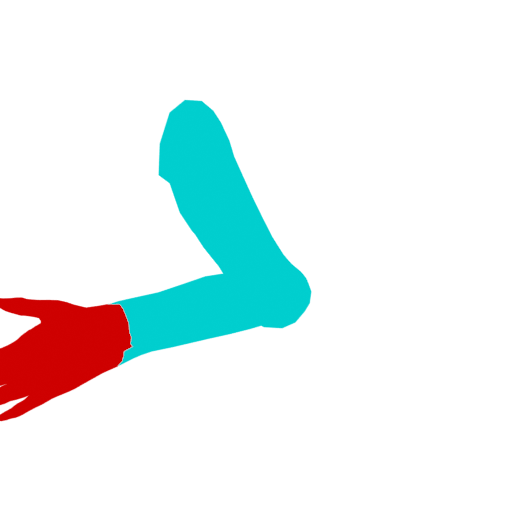
#> input picture data/body_0001.png, 512 x 512 px; its folder holds only this picture in this run
$ python rect.py
#> lines starting #> are read from the running program, lines starting #| are printed output that depends on the picture; after the words box and inside, x2 and y2 are one past the last pixel; in counts of white or black regions, pixels touching at a corner belong together
import os
import sys
import glob

# from mathutils import Vector
from PIL import Image, ImageDraw

import numpy as np
import matplotlib
import matplotlib.pyplot as plt


# function to rectangle the numpy array via given value
def rectangle(arr, value):
    target_arr = np.where(arr == value)
    # get the min and max of x and y
    min_x, max_x = np.min(target_arr[0]), np.max(target_arr[0])
    min_y, max_y = np.min(target_arr[1]), np.max(target_arr[1])
    return min_x, max_x, min_y, max_y


# load image as numpy array
def load_image(path):
#> called with path = 'data/body_0001.png'
    img = np.array(Image.open(path).convert('RGBA'))
#> img is the input picture: shape (512, 512, 4); mean R, G, B, A 9, 18.7, 18.7, 32.2
    # rgb and alpha
    rgb, alpha = img[:, :, 0:3], img[:, :, 3]
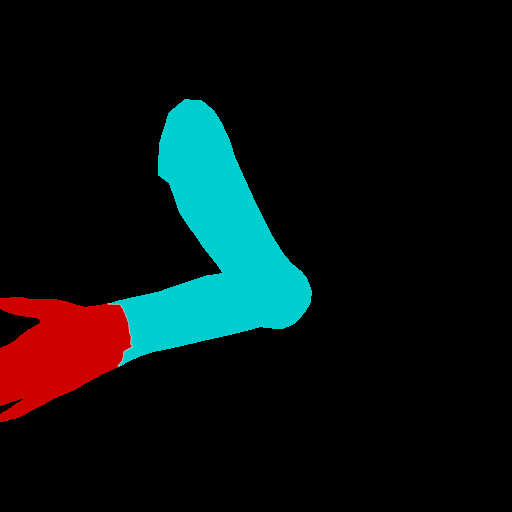
#> rgb: shape (512, 512, 3); mean R, G, B 9, 18.7, 18.7
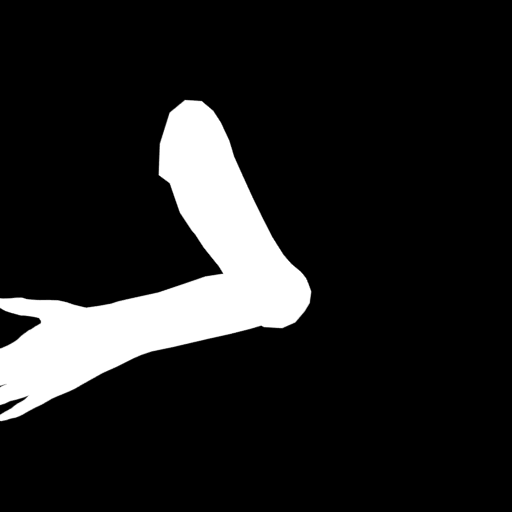
#> alpha: shape (512, 512); min 0, max 255, mean 32.2
    # convert to hsv
    hsv = matplotlib.colors.rgb_to_hsv(rgb)[:,:,0]
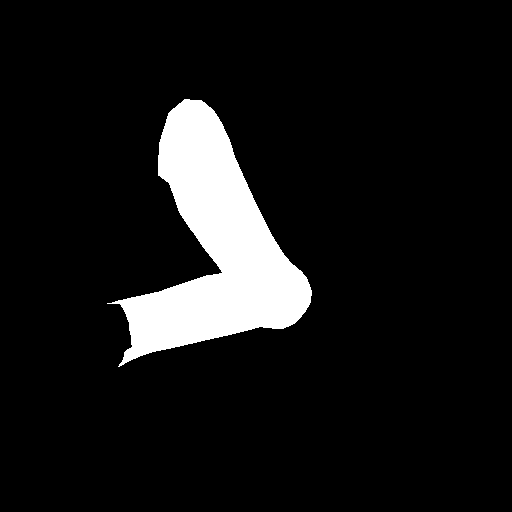
#> hsv: shape (512, 512) float32; values 0 (black) and 0.5 (white), 8.9% white; 1 white region, box (x1, y1, x2, y2) and area: (107, 99, 312, 367) 23242
    # # covert to 0-16
    hsv = (hsv * 16).astype(np.uint8) + 1
    # where alpha is 0, set hsv to 0
    hsv[alpha == 0] = 0
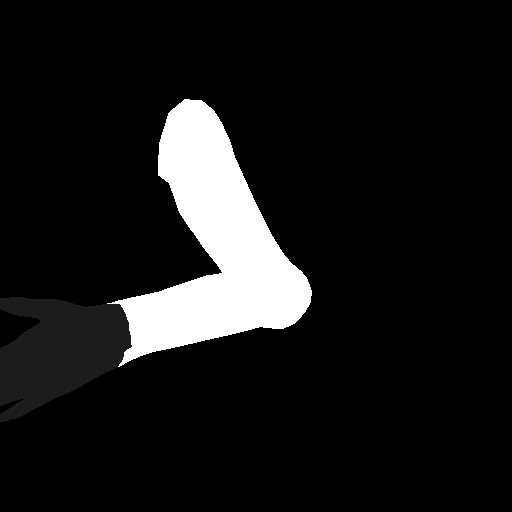
#> hsv: shape (512, 512); min 0, max 9, mean 0.839; drawn with min black and max white
    return hsv


if __name__ == "__main__":
    # load images
    imgs = glob.glob("E:/projects/HCD_AI_blender_ver/data/body_*.png")
    # get last image via created time
    path = max(imgs, key=os.path.getctime)

    # # # open image
    # img = Image.open(path)
    # # show it in matplotlib
    # plt.imshow(img)
    # plt.show()

    img = load_image(path)
    print(path)
    min_x, max_x, min_y, max_y = rectangle(img, 2)
#> in rectangle, `target_arr = np.where(arr == value)`: target_arr = (empty array, empty array)
#> (the run stopped early here; a loop or call above may not have finished)
